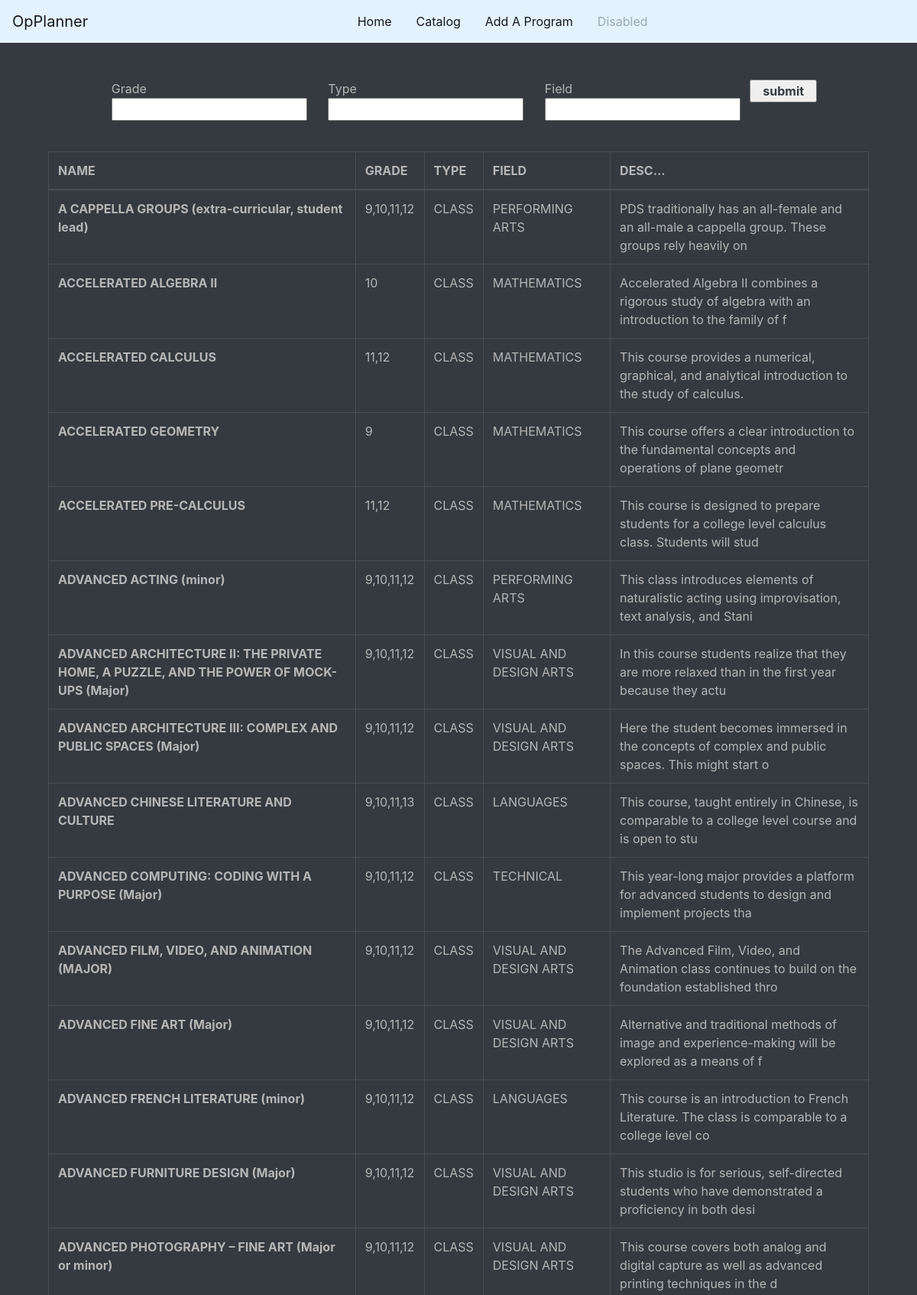
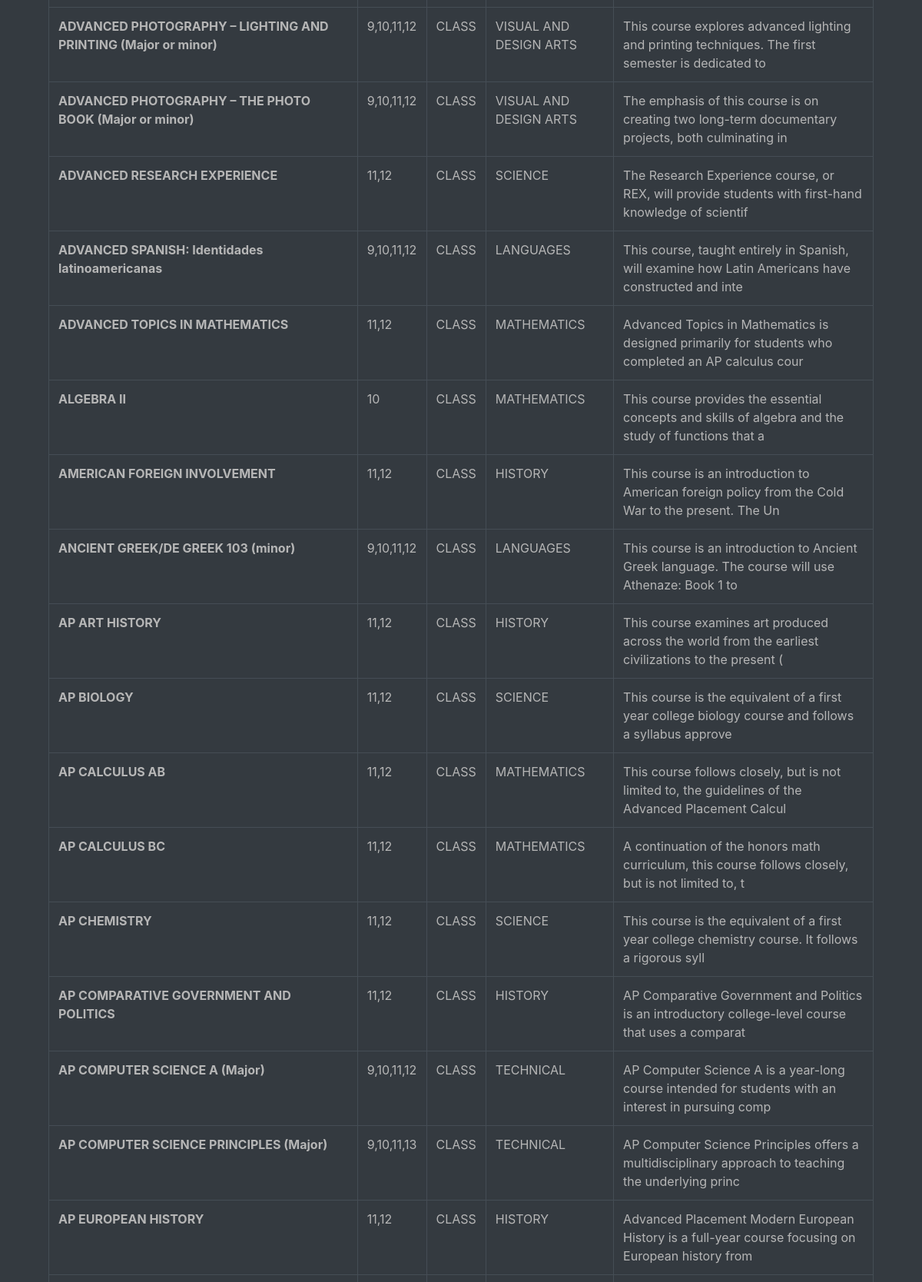
/catalog (upper part), run on the app's committed database (2 pictures, top to bottom).
### tables this page shows
CREATE TABLE programs(
            id INTEGER NOT NULL PRIMARY KEY,
            name TEXT NOT NULL,
            grades TEXT NOT NULL,
            type TEXT NOT NULL,
            field TEXT NOT NULL,
            desc TEXT
    );

### app.py (the view)
@app.route('/catalog',methods=['POST','GET'])
def catalog():
    db = sqlite3.connect(path.join(ROOT, "database.db"))
    if request.method=='POST':
        grade=request.form.get("Grade")
        type=request.form.get("Type")
        if(type == None):
            type = ""
        else:
            type=type.upper()
        print(type)
        field=request.form.get("Field").upper()
        if(grade == "" and type == "" and field == ""):
            data = getProgramData(db)
        else:
            total = getProgramInfoBySearch(db,[grade, type, field])
            data = []
            for x in total:
                data.append(x[1:])
    else:
        data = getProgramData(db)
    return render_template('catalog.html', data=data)

### data.py (called while the page is built)
def getProgramData(conn):
    cur = conn.cursor()
    cur.execute("SELECT name, grades, type, field, substr(desc,0,100) FROM programs ORDER BY name")
    rows = cur.fetchall()
    if(rows == None):
        return "invalid input"
    return rows

### templates/catalog.html (shortened to what this page needs)
{% extends "layout.html" %}
{% block content %}
<div class="px-5 py-5">
    <div>
        <form class="text-light" action = "/catalog" method = "POST">
            <div class="row justify-content-center">
            <p class="col-sm-3">Grade <input class="" type = "text" name = "Grade" /></p>
            <p class="col-sm-3">Type <input class="" type = "text" name = "Type" /></p>
            <p class="col-sm-3">Field <input class="" type = "text" name = "Field" /></p>
            <p><input class="font-weight-bold text-dark col-sm" type = "submit" value = "submit" /></p>
            </div>
        </form>
    </div>
    <br>
    <div>
    <section class="intro">
        <div class="gradient-custom-2 h-100">
            <div class="mask d-flex align-items-center h-100">
            <div class="container">
                <div class="row justify-content-center">
                <div class="col-12">
                    <div class="table-responsive">
                    <table class="table table-dark table-bordered mb-0">
                        <thead>
                        <tr>
                            <th scope="col">NAME</th>
                            <th scope="col">GRADE</th>
                            <th scope="col">TYPE</th>
                            <th scope="col">FIELD</th>
                            <th scope="col">DESC...</th>
                        </tr>
                        </thead>
                        <tbody>
                        {% for result in data %}
                            <tr class="program-row">
                                {% for elem in result %}
                                    {% if loop.index == 1 %}
                                        <th class="program-row" scope="row"><a class="program-link" href="{{ url_for('program', name=result[0]) }}">{{ elem }}</a></td>
                                    {% else %}
                                        <td class="program-row" scope="row"><a class="program-link" href="{{ url_for('program', name=result[0]) }}">{{ elem }}</a></td>
                                    {% endif %}
                                {% endfor %}
                            </tr>
                        {% endfor %}
                        </tbody>
                    </table>
                    </div>
                </div>
                </div>
            </div>
            </div>
        </div>
        </section>
    </div>
</div>
{% endblock %}

### templates/layout.html (shortened to what this page needs)
<!doctype html>
<html>
<head>
    <link rel="stylesheet" href="https://stackpath.bootstrapcdn.com/bootstrap/4.3.1/css/bootstrap.min.css">
    <link rel="stylesheet" type="text/css" href="/static/home.css" />
</head>
<body class="bg-dark">
    <nav class="navbar navbar-expand-lg navbar navbar-light" style="background-color: #e3f2fd;">
        <a class="navbar-brand " href="#">OpPlanner</a>
        <div class="collapse navbar-collapse justify-content-center" id="navbarNavAltMarkup">
          <div class="navbar-nav">
            <a class="nav-item nav-link px-3 active" href="{{ url_for('index') }}">Home <span class="sr-only">(current)</span></a>
            <a class="nav-item nav-link px-3 active" href="{{ url_for('catalog') }}">Catalog</a>
            <a class="nav-item nav-link px-3 active" href="{{ url_for('add') }}">Add A Program</a>
            <a class="nav-item nav-link px-3 disabled" href="#">Disabled</a>
          </div>
        </div>
      </nav>
    {% block content %}
    {% endblock %}
</body>
</html>

### static/home.css (style rules this page uses)
* { color: #b6b6b6 }
a.program-link { color: #b6b6b6; display: block }
a.program-link:link { color: #b6b6b6; text-decoration: none; }
input { color: black; }

### data on the page
programs: name "A CAPPELLA GROUPS (extra-curricular, student lead)", grades "9,10,11,12", type "CLASS", field "PERFORMING ARTS", result "PDS traditionally has an all-female and an all-male a cappella group. These groups rely heavily on"
programs: name "ACCELERATED ALGEBRA II", grades "10", type "CLASS", field "MATHEMATICS", result "Accelerated Algebra II combines a rigorous study of algebra with an introduction to the family of f"
programs: name "ACCELERATED CALCULUS", grades "11,12", type "CLASS", field "MATHEMATICS", result "This course provides a numerical, graphical, and analytical introduction to the study of calculus."
programs: name "ACCELERATED GEOMETRY", result "9" "This course offers a clear introduction to the fundamental concepts and operations of plane geometr", type "CLASS", field "MATHEMATICS"
programs: name "ACCELERATED PRE-CALCULUS", grades "11,12", type "CLASS", field "MATHEMATICS", result "This course is designed to prepare students for a college level calculus class. Students will stud"
programs: name "ADVANCED ACTING (minor)", grades "9,10,11,12", type "CLASS", field "PERFORMING ARTS", result "This class introduces elements of naturalistic acting using improvisation, text analysis, and Stani"
programs: name "ADVANCED ARCHITECTURE II: THE PRIVATE HOME, A PUZZLE, AND THE POWER OF MOCK-UPS (Major)", grades "9,10,11,12", type "CLASS", field "VISUAL AND DESIGN ARTS", result "In this course students realize that they are more relaxed than in the first year because they actu"
programs: name "ADVANCED ARCHITECTURE III: COMPLEX AND PUBLIC SPACES (Major)", grades "9,10,11,12", type "CLASS", field "VISUAL AND DESIGN ARTS", result "Here the student becomes immersed in the concepts of complex and public spaces. This might start o"
programs: name "ADVANCED CHINESE LITERATURE AND CULTURE", grades "9,10,11,13", type "CLASS", field "LANGUAGES", result "This course, taught entirely in Chinese, is comparable to a college level course and is open to stu"
programs: name "ADVANCED COMPUTING: CODING WITH A PURPOSE (Major)", grades "9,10,11,12", type "CLASS", field "TECHNICAL", result "This year-long major provides a platform for advanced students to design and implement projects tha"
programs: name "ADVANCED FILM, VIDEO, AND ANIMATION (MAJOR)", grades "9,10,11,12", type "CLASS", field "VISUAL AND DESIGN ARTS", result "The Advanced Film, Video, and Animation class continues to build on the foundation established thro"
programs: name "ADVANCED FINE ART (Major)", grades "9,10,11,12", type "CLASS", field "VISUAL AND DESIGN ARTS", result "Alternative and traditional methods of image and experience-making will be explored as a means of f"
programs: name "ADVANCED FRENCH LITERATURE (minor)", grades "9,10,11,12", type "CLASS", field "LANGUAGES", result "This course is an introduction to French Literature. The class is comparable to a college level co"
programs: name "ADVANCED FURNITURE DESIGN (Major)", grades "9,10,11,12", type "CLASS", field "VISUAL AND DESIGN ARTS", result "This studio is for serious, self-directed students who have demonstrated a proficiency in both desi"
programs: name "ADVANCED PHOTOGRAPHY – FINE ART (Major or minor)", grades "9,10,11,12", type "CLASS", field "VISUAL AND DESIGN ARTS", result "This course covers both analog and digital capture as well as advanced printing techniques in the d"
programs: name "ADVANCED PHOTOGRAPHY – LIGHTING AND PRINTING (Major or minor)", grades "9,10,11,12", type "CLASS", field "VISUAL AND DESIGN ARTS", result "This course explores advanced lighting and printing techniques. The first semester is dedicated to"
programs: name "ADVANCED PHOTOGRAPHY – THE PHOTO BOOK (Major or minor)", grades "9,10,11,12", type "CLASS", field "VISUAL AND DESIGN ARTS", result "The emphasis of this course is on creating two long-term documentary projects, both culminating in"
programs: name "ADVANCED RESEARCH EXPERIENCE", grades "11,12", type "CLASS", field "SCIENCE", result "The Research Experience course, or REX, will provide students with first-hand knowledge of scientif"
programs: name "ADVANCED SPANISH: Identidades latinoamericanas", grades "9,10,11,12", type "CLASS", field "LANGUAGES", result "This course, taught entirely in Spanish, will examine how Latin Americans have constructed and inte"
programs: name "ADVANCED TOPICS IN MATHEMATICS", grades "11,12", type "CLASS", field "MATHEMATICS", result "Advanced Topics in Mathematics is designed primarily for students who completed an AP calculus cour"
programs: name "ALGEBRA II", grades "10", type "CLASS", field "MATHEMATICS", result "This course provides the essential concepts and skills of algebra and the study of functions that a"
programs: name "AMERICAN FOREIGN INVOLVEMENT", grades "11,12", type "CLASS", field "HISTORY", result "This course is an introduction to American foreign policy from the Cold War to the present. The Un"
programs: name "ANCIENT GREEK/DE GREEK 103 (minor)", grades "9,10,11,12", type "CLASS", field "LANGUAGES", result "This course is an introduction to Ancient Greek language. The course will use Athenaze: Book 1 to"
programs: name "AP ART HISTORY", grades "11,12", type "CLASS", field "HISTORY", result "This course examines art produced across the world from the earliest civilizations to the present ("
programs: name "AP BIOLOGY", grades "11,12", type "CLASS", field "SCIENCE", result "This course is the equivalent of a first year college biology course and follows a syllabus approve"
programs: name "AP CALCULUS AB", grades "11,12", type "CLASS", field "MATHEMATICS", result "This course follows closely, but is not limited to, the guidelines of the Advanced Placement Calcul"
programs: name "AP CALCULUS BC", grades "11,12", type "CLASS", field "MATHEMATICS", result "A continuation of the honors math curriculum, this course follows closely, but is not limited to, t"
programs: name "AP CHEMISTRY", grades "11,12", type "CLASS", field "SCIENCE", result "This course is the equivalent of a first year college chemistry course. It follows a rigorous syll"
programs: name "AP COMPARATIVE GOVERNMENT AND POLITICS", grades "11,12", type "CLASS", field "HISTORY", result "AP Comparative Government and Politics is an introductory college-level course that uses a comparat"
programs: name "AP COMPUTER SCIENCE A (Major)", grades "9,10,11,12", type "CLASS", field "TECHNICAL", result "AP Computer Science A is a year-long course intended for students with an interest in pursuing comp"
programs: name "AP COMPUTER SCIENCE PRINCIPLES (Major)", grades "9,10,11,13", type "CLASS", field "TECHNICAL", result "AP Computer Science Principles offers a multidisciplinary approach to teaching the underlying princ"
programs: name "AP EUROPEAN HISTORY", grades "11,12", type "CLASS", field "HISTORY", result "Advanced Placement Modern European History is a full-year course focusing on European history from"
